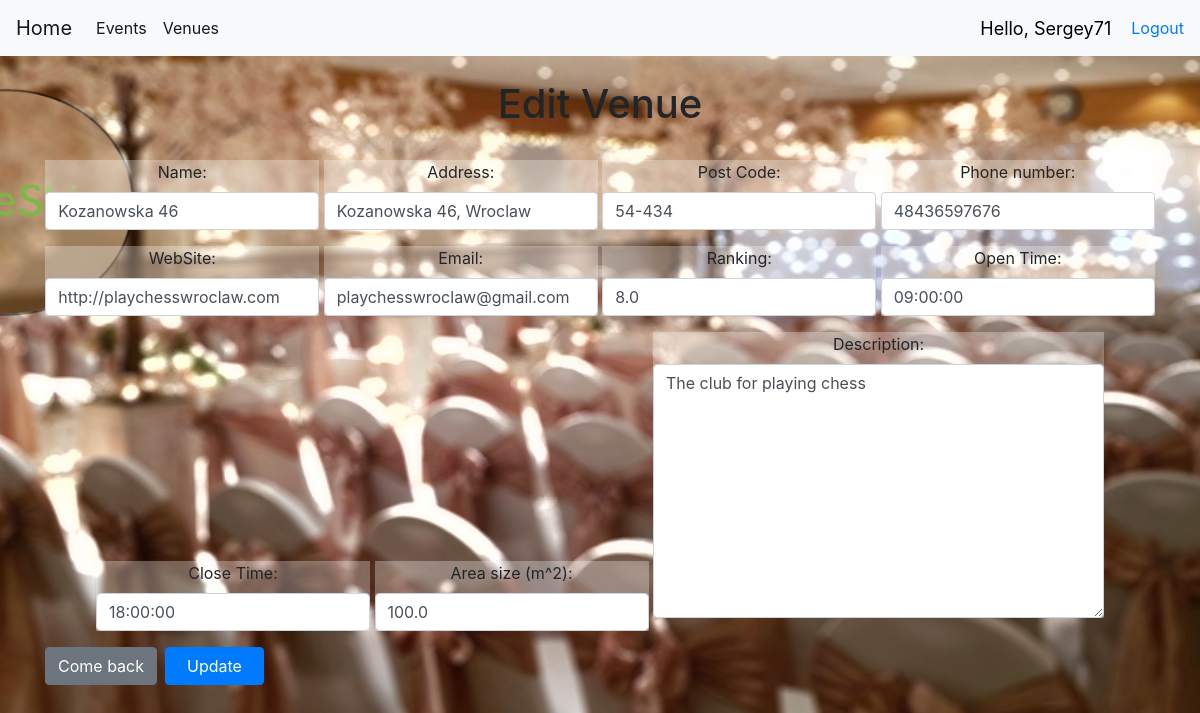
Screenshot of /edit_venue/2 (signed in) with the database file from the repository.
### events/models.py (models this page shows, shortened)
class Venue(models.Model):
    name = models.CharField('Venue Name', max_length=255)
    address = models.CharField('Address', max_length=255)
    post_code = models.CharField('Post Code', max_length=10)
    phone = models.CharField('Contact Phone', max_length=15, blank=True)
    web = models.URLField('Website Address', blank=True)
    email = models.EmailField('Email', blank=True)
    ven_description = models.TextField(blank=True)
    booking_rates = models.FloatField(verbose_name='Ranking (up to 9.0)', default=1.0, blank=True)
    from_hour = models.TimeField(blank=True)
    to_hour = models.TimeField(blank=True)
    flour_size = models.FloatField(verbose_name='Square (mxm)', default=1.0, blank=True)

### events/views.py (the view)
# urls.py: path('edit_venue/<venue_id>', views.edit_venue, name="edit-venue"),
@login_required(login_url='login')
def edit_venue(request, venue_id):
    venue = Venue.objects.get(pk=venue_id)
    form = VenueForm(request.POST or None, instance=venue)
    if form.is_valid():
        form.save()
        return redirect('show-venue', venue_id)
    return render(request, 'events/edit_venue.html', {'venue': venue,'form': form})

### templates/events/edit_venue.html (shortened to what this page needs)
{% extends 'events/base.html' %}
{% block content %}
    <div style="text-align: center;">
    <h1>
        Edit Venue
    </h1>
    <br/>
       <form action="" method=POST>
          {{ form.as_p }}
           <br/>
            <div class="btn-toolbar" role="toolbar" aria-label="Toolbar with button groups">
              <div class="btn-group mr-2" role="group" aria-label="First group">
             <a href="{%  url 'list-venues' %}" class="btn btn-secondary">Come back</a>
              </div>
              <div class="btn-group mr-2" role="group" aria-label="Second group">
               <input type="submit" value="  Update  " class="btn btn-primary">
              </div>
            </div>
         </form>
    </div>
{% endblock %}

### templates/events/navbar.html (shortened to what this page needs)
<nav class="navbar navbar-expand-lg navbar-light bg-light">
  <a class="navbar-brand" href="{% url 'home' %}">Home</a>
  <div class="collapse navbar-collapse" id="navbarSupportedContent">
    <ul class="navbar-nav mr-auto">
        <li class="nav-item active">
        <a class="nav-link" href="{% url 'list-events' %}">Events</a>
        </li>
        <li class="nav-item active">
        <a class="nav-link" href="{% url 'list-venues' %}">Venues</a>
        </li>
    </ul>
  </div>
    <span id="hello-msg">Hello, {{ request.user }}</span>
    <span><a href="{% url 'logout' %}">Logout</a></span>
</nav>

### static/css/VenueShine.css (style rules this page uses)
h2, p { background-color: rgba(255, 255, 255, 0.3); display: inline-block; }
#bg { background-repeat: no-repeat; background-size: 1800px 900px; background-position: top; background-attachment: fixed; }

### templates/events/navbar.html (style rules this page uses)
#hello-msg { font-size:18px; color:black; margin-right: 20px; }

### rows the page displays
Venue: name "Kozanowska 46", address "Kozanowska 46, Wroclaw", post_code "54-434", phone "48436597676", web "http://playchesswroclaw.com", email "playchesswroclaw@gmail.com", booking_rates "8.0", from_hour "09:00:00", to_hour "18:00:00", flour_size "100.0", ven_description "The club for playing chess"

### other values shown
{{ request.user }} "Sergey71"
